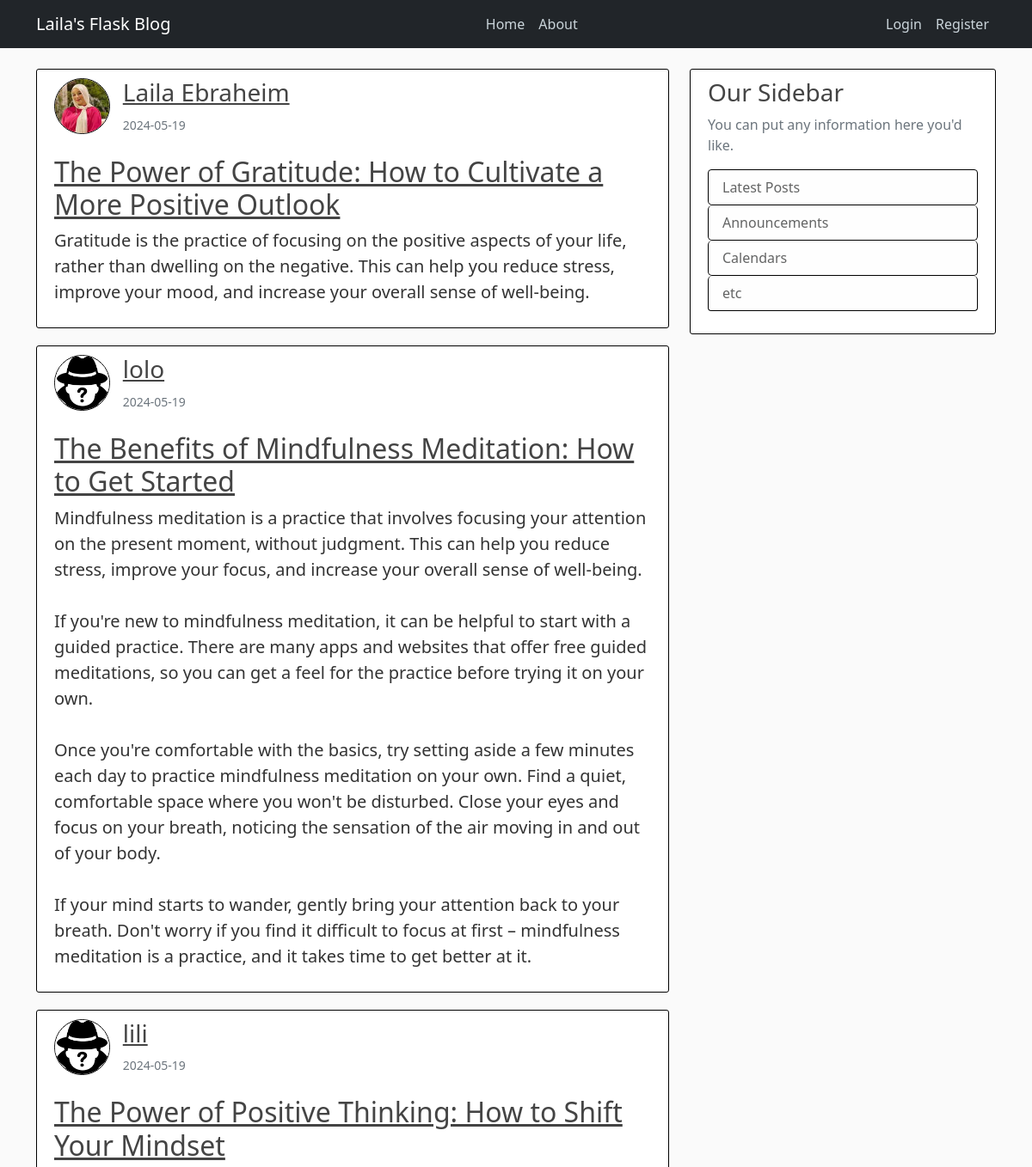
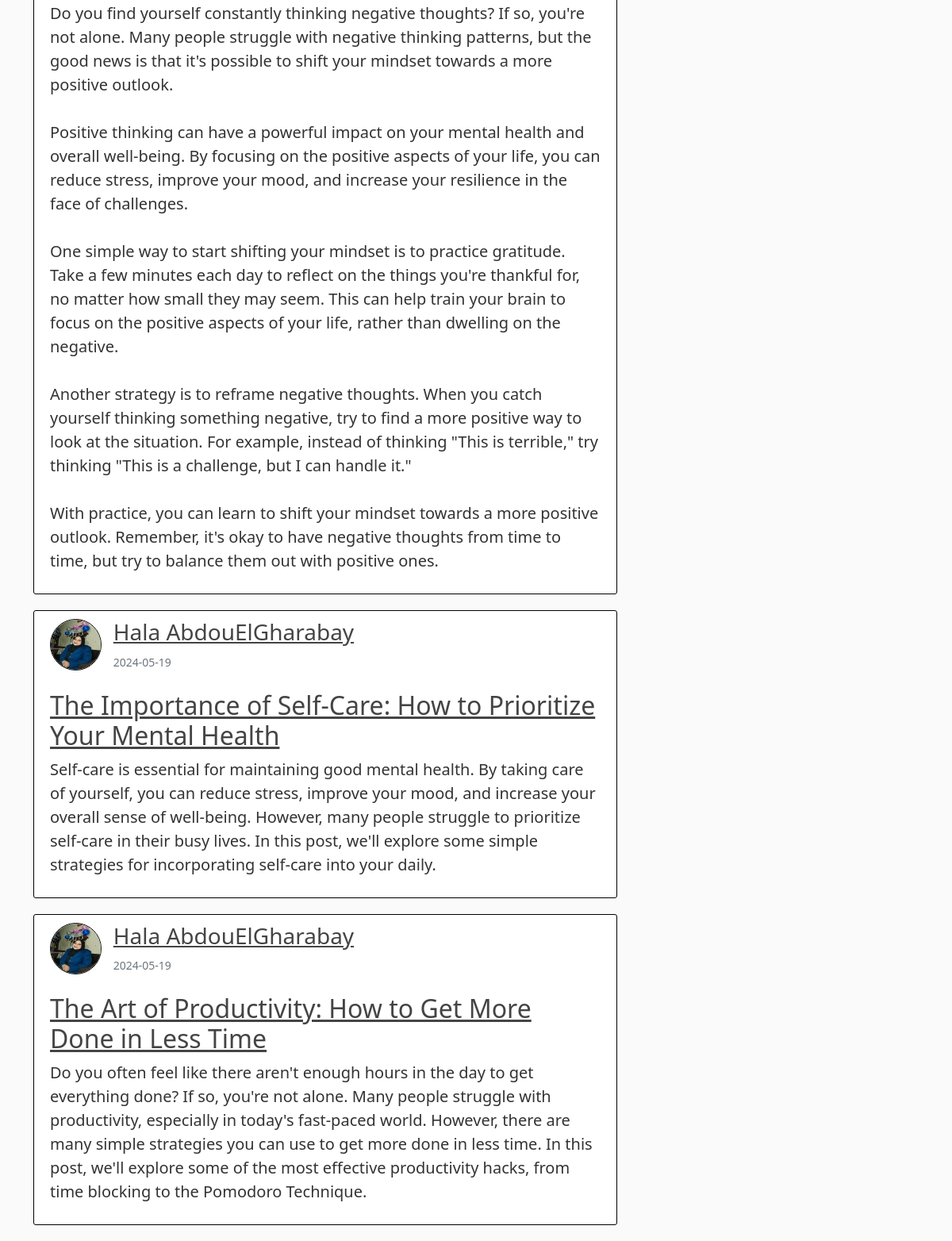
The page /home on the database its author committed (2 pictures, top to bottom).
### flaskblog/models.py (models this page shows, shortened)
class Post(db.Model):
    id = db.Column(db.Integer, primary_key=True)
    title = db.Column(db.String(100), nullable=False)
    date_posted = db.Column(db.DateTime, nullable=False, default=datetime.utcnow)
    content = db.Column(db.Text, nullable=False)
    user_id = db.Column(db.Integer, db.ForeignKey('user.id'))

class User(db.Model, UserMixin):
    id = db.Column(db.Integer, primary_key=True)
    username = db.Column(db.String(20), unique=True, nullable=False)
    email = db.Column(db.String(120), unique=True, nullable=False)
    image_file = db.Column(db.String(20), nullable=False, default='default.jpg')
    password = db.Column(db.String(60), nullable=False)
    post = db.relationship('Post', backref='author', lazy=True)

### flaskblog/routes.py (the view)
@app.route("/")
@app.route("/home")
def home():
    page = request.args.get('page', 1, type=int)
    posts = Post.query.order_by(
        Post.date_posted.desc()).paginate(page=page, per_page=5)
    return render_template('home.html', posts=posts)

### flaskblog/templates/home.html
{% extends "layout.html"%}
{%block content%}
  {%for post in posts%}
    <article class="media content-section ">
       <div class="media-body">
            <div class="row">
                <div class="col-md-8 ml-auto">
                    <div class="row">
                        <div class="col-md-2">
                            <img class="rounded-circle article-img my-border" src="{{ url_for('static', filename='profile_pics/' + post.author.image_file) }}">
                        </div>
                        <div class="col-md-10 mr-auto mt-auto">
                            <div class="media-body">
                                <h3><a class="article-title" href="#">{{ post.author.username }}</a> </h3>
                                <small class="text-muted">{{ post.date_posted.strftime('%Y-%m-%d')}}</small>
                            </div>
                        </div>
                    </div>
                </div>
            </div>
            <h2 class="mt-4"><a class="article-title" href="{{url_for('post', post_id=post.id)}}">{{ post.title }}</a></h2>
            <p class="article-content">{{ post.content }}</p>
        </div>
    </article>
  {% endfor %}
{% endblock content %}

### flaskblog/static/main.css (style rules this page uses)
body { background: #fafafa; color: #333333; margin-top: 5rem; }
.article-content { font-size: 20px; }
.my-border { border: 1px solid #000000; border-radius: 5px; }
.article-title { margin-top: 3rem; }
h1, h2, h3, h4, h5, h6 { color: #444444; }
.content-section { background: #ffffff; padding: 10px 20px; border: 1px solid #000000; border-radius: 3px; margin-bottom: 20px; }
.article-title { color: #444444; }
.article-content { white-space: pre-line; }
.article-img { height: 65px; width: 65px; margin-right: 16px; }

### rows shown on the page
Post: image_file (picture), author.username "Laila Ebraheim", date_posted "2024-05-19", title "The Power of Gratitude: How to Cultivate a More Positive Outlook", content "Gratitude is the practice of focusing on the positive aspects of your life, rather than dwelling on the negative. This can help you reduce stress, improve your mood, and increase your overall sense of well-being."
Post: image_file (placeholder picture), author.username "lolo", date_posted "2024-05-19", title "The Benefits of Mindfulness Meditation: How to Get Started", content "Mindfulness meditation is a practice that involves focusing your attention on the present moment, without judgment. This can help you reduce stress, improve your focus, and increase your overall sense of well-being. If you're new to mindfulness meditation, it can be helpful to start with a guided practice. There are many apps and websites that offer free guided meditations, so you can get a feel for the practice before trying it on your own. Once you're comfortable with the basics, try setting aside a few minutes each day to practice mindfulness meditation on your own. Find a quiet, comfortable space where you won't be disturbed. Close your eyes and focus on your breath, noticing the…"
Post: image_file (placeholder picture), author.username "lili", date_posted "2024-05-19", title "The Power of Positive Thinking: How to Shift Your Mindset", content "Do you find yourself constantly thinking negative thoughts? If so, you're not alone. Many people struggle with negative thinking patterns, but the good news is that it's possible to shift your mindset towards a more positive outlook. Positive thinking can have a powerful impact on your mental health and overall well-being. By focusing on the positive aspects of your life, you can reduce stress, improve your mood, and increase your resilience in the face of challenges. One simple way to start shifting your mindset is to practice gratitude. Take a few minutes each day to reflect on the things you're thankful for, no matter how small they may seem. This can help train your brain to focus on…"
Post: image_file (picture), author.username "Hala AbdouElGharabay", date_posted "2024-05-19", title "The Importance of Self-Care: How to Prioritize Your Mental Health", content "Self-care is essential for maintaining good mental health. By taking care of yourself, you can reduce stress, improve your mood, and increase your overall sense of well-being. However, many people struggle to prioritize self-care in their busy lives. In this post, we'll explore some simple strategies for incorporating self-care into your daily."
Post: image_file (picture), author.username "Hala AbdouElGharabay", date_posted "2024-05-19", title "The Art of Productivity: How to Get More Done in Less Time", content "Do you often feel like there aren't enough hours in the day to get everything done? If so, you're not alone. Many people struggle with productivity, especially in today's fast-paced world. However, there are many simple strategies you can use to get more done in less time. In this post, we'll explore some of the most effective productivity hacks, from time blocking to the Pomodoro Technique."
